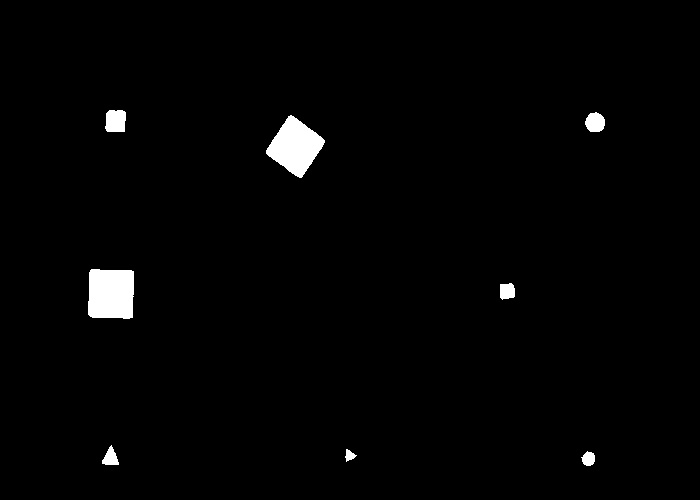
#> input picture Task 5/test.jpg, 700 x 500 px
$ python texture_flow.py test.jpg   (Python 2 division)   (older library calls are emulated)
#> lines starting #> are read from the running program, lines starting #| are printed output that depends on the picture; after the words box and inside, x2 and y2 are one past the last pixel; in counts of white or black regions, pixels touching at a corner belong together
#!/usr/bin/env python

'''
Texture flow direction estimation.

Sample shows how cv2.cornerEigenValsAndVecs function can be used
to estimate image texture flow direction.

Usage:
    texture_flow.py [<image>]
'''

import numpy as np
import cv2

if __name__ == '__main__':
    import sys
    try: fn = sys.argv[1]
    except: fn = 'test.jpg'

    img = cv2.imread(fn)
#> img is the input picture: shape (500, 700, 3); min 0, max 255, mean 4.1
    gray = cv2.cvtColor(img, cv2.COLOR_BGR2GRAY)
    h, w = img.shape[:2]
#> h = 500; w = 700

    eigen = cv2.cornerEigenValsAndVecs(gray, 15, 3)
    eigen = eigen.reshape(h, w, 3, 2)  # [[e1, e2], v1, v2]
    flow = eigen[:,:,2]

    vis = img.copy()
    vis[:] = (192 + np.uint32(vis)) / 2
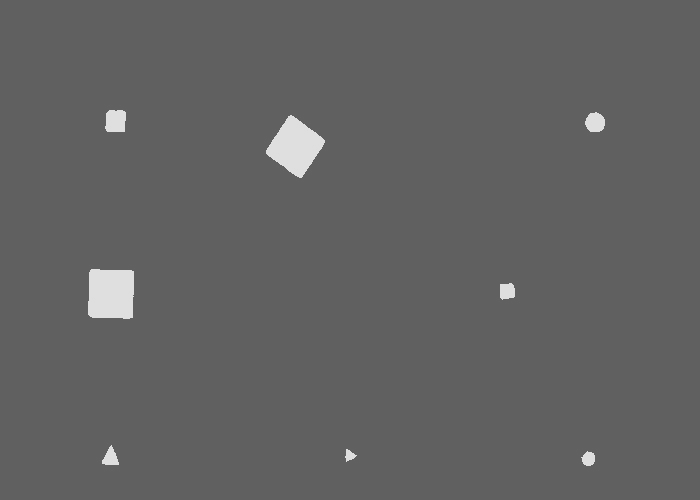
#> vis: shape (500, 700, 3); min 96, max 223, mean 98
    d = 12
    points =  np.dstack( np.mgrid[d/2:w:d, d/2:h:d] ).reshape(-1, 2)
    for x, y in points:
       vx, vy = np.int32(flow[y, x]*d)
       cv2.line(vis, (x-vx, y-vy), (x+vx, y+vy), (0, 0, 0), 1, cv2.CV_AA)
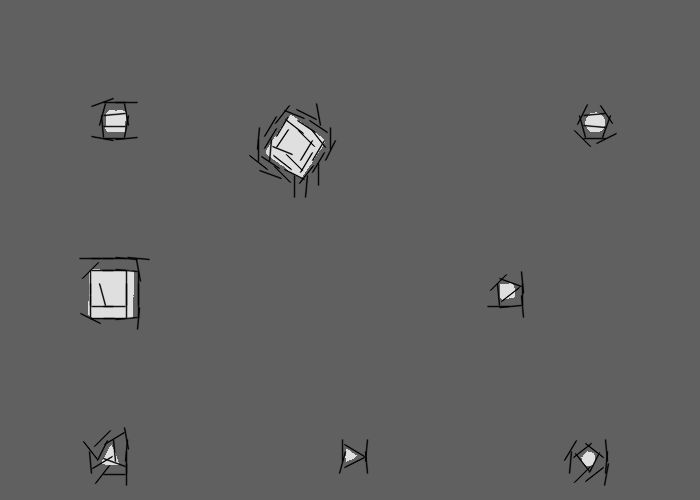
#> vis: shape (500, 700, 3); 1.93% of pixels changed, all inside (x1, y1, x2, y2) = (79, 97, 617, 486)
    cv2.imshow('input', img)
    cv2.imshow('flow', vis)
    cv2.waitKey()
